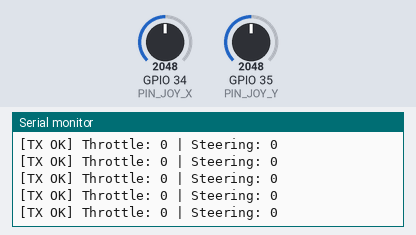
Simulated run of this sketch. Board: ESP32. Parts: the last lines printed to the serial monitor. The inputs (shaded band) are chosen by the test bench; at power-on: GPIO 34 (PIN_JOY_X) = 2048, GPIO 35 (PIN_JOY_Y) = 2048. No radio packets arrive unless stated.

Above: at 1.2 s.
1.3 s: GPIO 34 (PIN_JOY_X) set to 2866
At 2.3 s:
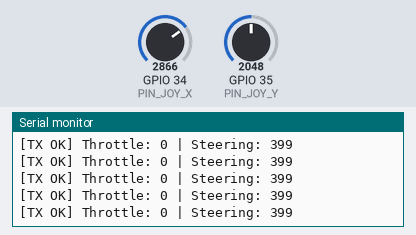
2.8 s: GPIO 35 (PIN_JOY_Y) set to 2866
At 3.7 s:
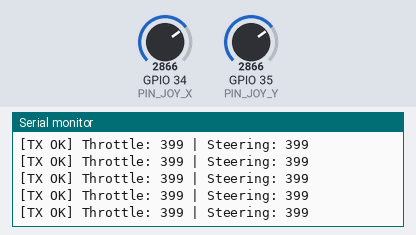
4.3 s: GPIO 34 (PIN_JOY_X) set to 3603
At 5.2 s:
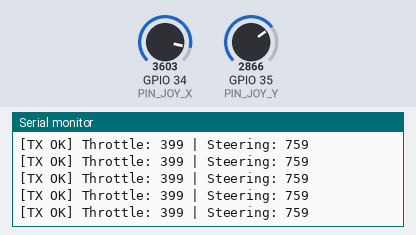
5.8 s: GPIO 35 (PIN_JOY_Y) set to 3603
At 6.5 s:
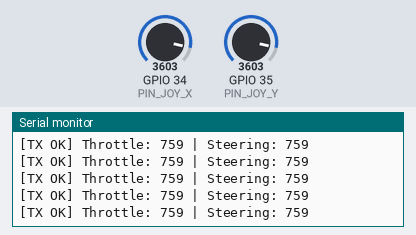
Timing chart, 0 to 8.3 s (numbered marks = the images above; inputs shaded):
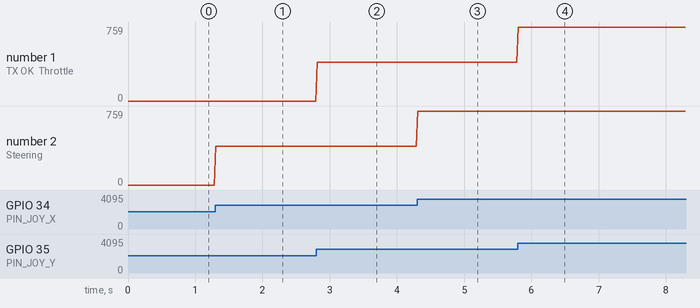

Measured:
- after the input at 1.3 s, the serial monitor: prints a new line at once (image 1)
- after the input at 2.8 s, the serial monitor: prints a new line at once (image 2)
- after the input at 4.3 s, the serial monitor: prints a new line at once (image 3)
- after the input at 5.8 s, the serial monitor: prints a new line at once (image 4)
- plotted number 2: 0 → 399 after the input at 1.3 s, 399 → 759 after the input at 4.3 s

The sketch:

transmitter_tx.ino
```cpp
/*
 * =====================================================================================
 * Project: Surface Rescue USV - Remote Controller (Transmitter TX)
 * Platform: ESP32 DevKit V1
 * Wireless: nRF24L01+ PA/LNA (2.4 GHz GFSK)
 * Description: Reads analog Joystick inputs, packs control payloads, and transmits via RF.
 * Author: Tran Trung Hieu & Bui Dieu Linh (2026)
 * =====================================================================================
 */

#include <SPI.h>
#include <RF24.h>

// --- Pin Definitions ---
#define PIN_CE        4
#define PIN_CSN       5
#define PIN_JOY_X     34  // Joystick Steering (A0 / GPIO34)
#define PIN_JOY_Y     35  // Joystick Throttle (A1 / GPIO35)

// --- RF24 Configuration ---
RF24 radio(PIN_CE, PIN_CSN);
const byte pipeAddress[6] = "USV01";

// --- Control Data Structure ---
struct ControlData {
  int throttle;  // -1000 to 1000
  int steering;  // -1000 to 1000
};

ControlData payload;

void setup() {
  Serial.begin(115200);

  // Initialize RF24 Transceiver
  if (!radio.begin()) {
    Serial.println(F("[ERROR] nRF24L01+ Hardware Not Responding!"));
    while (1);
  }

  radio.openWritingPipe(pipeAddress);
  radio.setPALevel(RF24_PA_MAX);       // Max PA Power for long-range (+20 dBm)
  radio.setDataRate(RF24_250KBPS);     // 250kbps for maximum sensitivity & range
  radio.stopListening();               // Set as Transmitter

  // Configure Joystick Pins
  pinMode(PIN_JOY_X, INPUT);
  pinMode(PIN_JOY_Y, INPUT);

  Serial.println(F("[OK] USV Transmitter TX Ready. Transmitting..."));
}

void loop() {
  // Read Analog Joystick (ESP32 ADC 12-bit: 0 to 4095)
  int rawX = analogRead(PIN_JOY_X);
  int rawY = analogRead(PIN_JOY_Y);

  // Map to [-1000, 1000] control range
  payload.steering = map(rawX, 0, 4095, -1000, 1000);
  payload.throttle = map(rawY, 0, 4095, -1000, 1000);

  // Deadzone filter around center position
  if (abs(payload.steering) < 50) payload.steering = 0;
  if (abs(payload.throttle) < 50) payload.throttle = 0;

  // Send Control Payload over 2.4GHz GFSK RF
  bool success = radio.write(&payload, sizeof(ControlData));

  if (success) {
    Serial.printf("[TX OK] Throttle: %d | Steering: %d\n", payload.throttle, payload.steering);
  } else {
    Serial.println(F("[TX FAIL] Packet Transmission Dropped"));
  }

  delay(20); // 50 Hz control update rate
}
```
